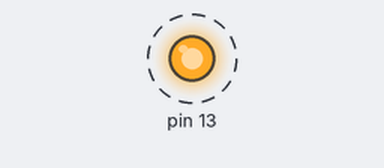
The sketch below on a simulated Arduino Uno, built with avr-gcc and run on an emulated ATmega328P. Shown: output pins drawn as LEDs (lit = HIGH). Dashed ring = blinking.

Above: at 0.05 s.
Timing chart, 0 to 3.0 s (numbered marks = the images above):
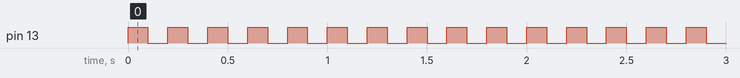

The sketch:

04.bitwise_xor.ino
```cpp
// Description
// There is a somewhat unusual operator in C++ called bitwise EXCLUSIVE OR, also known as bitwise XOR.
// (In English this is usually pronounced "eks-or".)
// The bitwise XOR operator is written using the caret symbol ^.
// A bitwise XOR operation results in a 1 only if the input bits are different, else it results in a 0.
//
// Precisely,
//
// 0  0  1  1    operand1
// 0  1  0  1    operand2
// ----------
// 0  1  1  0    (operand1 ^ operand2) - returned result
// Example Code
int x = 12;     // binary: 1100
int y = 10;     // binary: 1010
int z = x ^ y;  // binary: 0110, or decimal 6
// The ^ operator is often used to toggle (i.e. change from 0 to 1, or 1 to 0) some of the bits in an integer expression.
// In a bitwise XOR operation if there is a 1 in the mask bit, that bit is inverted; if there is a 0, the bit is not inverted and stays the same.
//
// Note: This code uses registers specific to AVR microcontrollers (Uno, Nano, Leonardo, Mega, etc.)
// it will not compile for other architectures
void setup() {
    DDRB = DDRB | 0b00100000;  // set PB5 (pin 13 on Uno/Nano, pin 9 on Leonardo/Micro, pin 11 on Mega) as OUTPUT
    Serial.begin(9600);
}

void loop() {
    PORTB = PORTB ^ 0b00100000;  // invert PB5, leave others untouched
    delay(100);
}
```

Measured:
- by itself, pin 13: alternates HIGH for 0.10 s and LOW for 0.10 s
